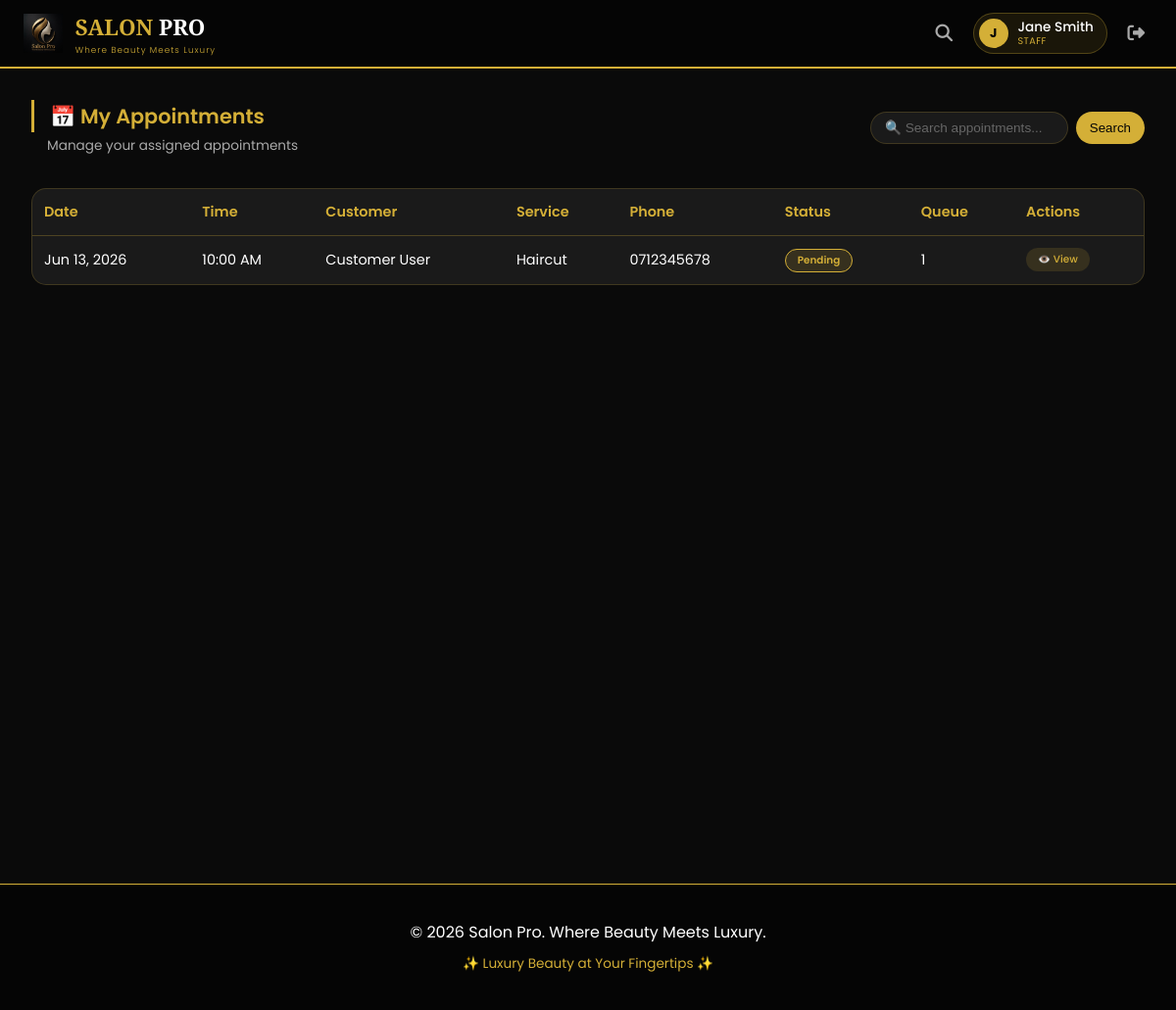
The app's page /staff/appointments.php (signed in) with its own data.
### tables this page shows
CREATE TABLE IF NOT EXISTS appointments (
    id INT AUTO_INCREMENT PRIMARY KEY,
    customer_id INT NOT NULL,
    staff_id INT,
    service_id INT NOT NULL,
    salon_id INT,
    appointment_date DATE NOT NULL,
    appointment_time TIME NOT NULL,
    status ENUM('pending', 'confirmed', 'completed', 'cancelled', 'served') DEFAULT 'pending',
    payment_status ENUM('pending', 'paid', 'failed') DEFAULT 'pending',
    payment_method ENUM('cash', 'mpesa') DEFAULT 'cash',
    queue_position INT,
    created_at TIMESTAMP DEFAULT CURRENT_TIMESTAMP,
    FOREIGN KEY (customer_id) REFERENCES users(id),
    FOREIGN KEY (staff_id) REFERENCES users(id),
    FOREIGN KEY (service_id) REFERENCES services(id)
);

CREATE TABLE IF NOT EXISTS users (
    id INT AUTO_INCREMENT PRIMARY KEY,
    full_name VARCHAR(100) NOT NULL,
    email VARCHAR(100) UNIQUE NOT NULL,
    phone VARCHAR(20) NOT NULL,
    password VARCHAR(255) NOT NULL,
    role ENUM('admin', 'staff', 'customer', 'super_admin') DEFAULT 'customer',
    is_active BOOLEAN DEFAULT TRUE,
    salon_id INT,
    created_at TIMESTAMP DEFAULT CURRENT_TIMESTAMP
);

CREATE TABLE IF NOT EXISTS services (
    id INT AUTO_INCREMENT PRIMARY KEY,
    salon_id INT,
    service_name VARCHAR(100) NOT NULL,
    description TEXT,
    price DECIMAL(10,2) NOT NULL,
    duration_minutes INT DEFAULT 30,
    category VARCHAR(50),
    is_active BOOLEAN DEFAULT TRUE,
    created_at TIMESTAMP DEFAULT CURRENT_TIMESTAMP
);

### staff/appointments.php (the view, shortened to what this page needs)
<?php
require_once '../includes/permissions.php';
$staff_id = $_SESSION['user_id'];
$appointments_query = "SELECT a.*, c.full_name as customer_name, c.phone as customer_phone, s.service_name, s.price
                       FROM appointments a
                       JOIN users c ON a.customer_id = c.id
                       JOIN services s ON a.service_id = s.id
                       WHERE a.staff_id = $staff_id
                       ORDER BY a.appointment_date DESC, a.appointment_time DESC";
$appointments = mysqli_query($conn, $appointments_query);
include '../includes/header.php';
?>
<div class="main-content">
    <div class="page-header">
        <div class="title-section">
            <h1>📅 My Appointments</h1>
            <p>Manage your assigned appointments</p>
        </div>
        <div class="search-section">
            <form method="GET" action="" style="display: flex; gap: 0.5rem; width: 100%;">
                <input type="text" name="q" placeholder="🔍 Search appointments..." aria-label="Search">
                <button type="submit" class="search-btn">Search</button>
            </form>
        </div>
    </div>
    <div class="table-wrapper">
        <table>
            <thead>
                <tr>
                    <th>Date</th>
                    <th>Time</th>
                    <th>Customer</th>
                    <th>Service</th>
                    <th>Phone</th>
                    <th>Status</th>
                    <th>Queue</th>
                    <th>Actions</th>
                </tr>
            </thead>
            <tbody>
                <?php if($appointments && mysqli_num_rows($appointments) > 0): ?>
                    <?php while($apt = mysqli_fetch_assoc($appointments)): ?>
                    <tr>
                        <td><?php echo date('M d, Y', strtotime($apt['appointment_date'])); ?></td>
                        <td><?php echo date('g:i A', strtotime($apt['appointment_time'])); ?></td>
                        <td><?php echo htmlspecialchars($apt['customer_name']); ?></td>
                        <td><?php echo htmlspecialchars($apt['service_name']); ?></td>
                        <td><?php echo htmlspecialchars($apt['customer_phone']); ?></td>
                        <td>
                            <span class="status-badge <?php echo $apt['status']; ?>">
                                <?php echo ucfirst($apt['status']); ?>
                            </span>
                        </td>
                        <td><?php echo $apt['queue_position'] ?? '-'; ?></td>
                        <td class="action-cell">
                            <a href="../admin/appointments.php?view=<?php echo $apt['id']; ?>" class="btn btn-view">👁️ View</a>
                        </td>
                    </tr>
                    <?php endwhile; ?>
                <?php endif; ?>
            </tbody>
        </table>
    </div>
</div>
<?php include '../includes/footer.php'; ?>

### assets/css/style.css (style rules this page uses)
:root { --bg-primary: #0B0B0B; --bg-secondary: #111111; --bg-card: #1A1A1A; --bg-panel: #0E0E0E; --bg-input: #1E1E1E; --emerald: #0F9D58; --emerald-light: #1ABC9C; --emerald-dark: #0B7A3E; --emerald-bg: rgba(15, 157, 88, 0.15); --emerald-border: rgba(15, 157, 88, 0.3); --gold: #D4AF37; --gold-light: #F0D878; --gold-dark: #A3831F; --gold-bg: rgba(212, 175, 55, 0.15); --gold-border: rgba(212, 175, 55, 0.3); --text-primary: #F5F5F5; --text-secondary: #B8B2A0; --text-muted: #7A7568; --success: #28A745; --danger: #E0554A; --warning: #E0A63C; --info: #4A90D9; --border-color: rgba(212, 175, 55, 0.2); --border-emerald: rgba(15, 157, 88, 0.3); --shadow-gold: 0 4px 20px rgba(212, 175, 55, 0.15); --shadow-emerald: 0 4px 20px rgba(15, 157, 88, 0.2); }
* { margin: 0; padding: 0; box-sizing: border-box; }
body { font-family: 'Poppins', 'Segoe UI', Tahoma, Geneva, Verdana, sans-serif; background: var(--bg-primary); color: var(--text-primary); line-height: 1.6; }
.btn { display: inline-block; padding: 10px 24px; border-radius: 50px; font-weight: 600; text-decoration: none; transition: all 0.3s; cursor: pointer; border: none; font-size: 0.95rem; }
.table-wrapper { overflow-x: auto; background: var(--bg-card); border-radius: 15px; padding: 0; border: 1px solid rgba(212, 175, 55, 0.1); }
table { width: 100%; border-collapse: collapse; font-size: 0.9rem; }
th, td { padding: 12px 16px; text-align: left; border-bottom: 1px solid rgba(212, 175, 55, 0.08); }
th { color: var(--gold); font-weight: 600; }
tr:last-child td { border-bottom: none; }

### includes/header.php (style rules this page uses)
* { margin: 0; padding: 0; box-sizing: border-box; }
body { font-family: 'Poppins', sans-serif; background: #0a0a0a; color: #ffffff; line-height: 1.6; }

### staff/appointments.php (style rules this page uses)
.main-content { padding: 2rem; background: #0a0a0a; min-height: 100vh; }
.page-header { display: flex; align-items: center; justify-content: space-between; gap: 1.5rem; margin-bottom: 2rem; flex-wrap: wrap; }
.page-header .title-section h1 { color: #d4af37; font-size: 1.3rem; font-weight: 600; border-left: 3px solid #d4af37; padding-left: 1rem; }
.page-header .title-section p { color: #aaa; font-size: 0.85rem; margin-top: 0.2rem; padding-left: 1rem; }
.page-header .search-section { display: flex; align-items: center; gap: 0.5rem; flex: 0 1 280px; min-width: 160px; }
.page-header .search-section input { padding: 8px 14px; background: #1a1a1a; border: 1px solid rgba(212, 175, 55, 0.2); border-radius: 25px; color: white; font-size: 0.85rem; width: 100%; transition: all 0.3s; }
.page-header .search-section input::placeholder { color: #666; }
.page-header .search-section .search-btn { padding: 8px 14px; background: #d4af37; border: none; border-radius: 25px; color: #050505; cursor: pointer; font-weight: 500; transition: all 0.3s; white-space: nowrap; }
.table-wrapper { overflow-x: auto; background: #1a1a1a; border-radius: 15px; padding: 0; border: 1px solid rgba(212, 175, 55, 0.2); -webkit-overflow-scrolling: touch; }
table { width: 100%; border-collapse: collapse; font-size: 0.9rem; min-width: 700px; }
th, td { padding: 12px; text-align: left; border-bottom: 1px solid rgba(212, 175, 55, 0.15); white-space: nowrap; }
th { color: #d4af37; font-weight: 600; }
.status-badge { display: inline-block; padding: 3px 12px; border-radius: 20px; font-size: 0.65rem; font-weight: 600; }
.status-badge.pending { background: rgba(212, 175, 55, 0.15); color: #d4af37; border: 1px solid #d4af37; }
.action-cell { display: flex; gap: 0.4rem; flex-wrap: wrap; }
.action-cell .btn { padding: 4px 12px; border-radius: 20px; font-size: 0.65rem; font-weight: 500; text-decoration: none; transition: all 0.3s; border: none; cursor: pointer; }
.btn-view { background: rgba(212, 175, 55, 0.15); color: #d4af37; border: 1px solid rgba(212, 175, 55, 0.3); }

### records on screen
appointments: appointment_date "Jun 13, 2026", appointment_time "10:00 AM", customer.full_name "Customer User", service.service_name "Haircut", customer.phone "0712345678", status "Pending", queue_position "1"

### other values on screen
substr($user_name, 0, 1) "J"
$user_name "Jane Smith"
str_replace('_', ' ', $user_role) "STAFF"
